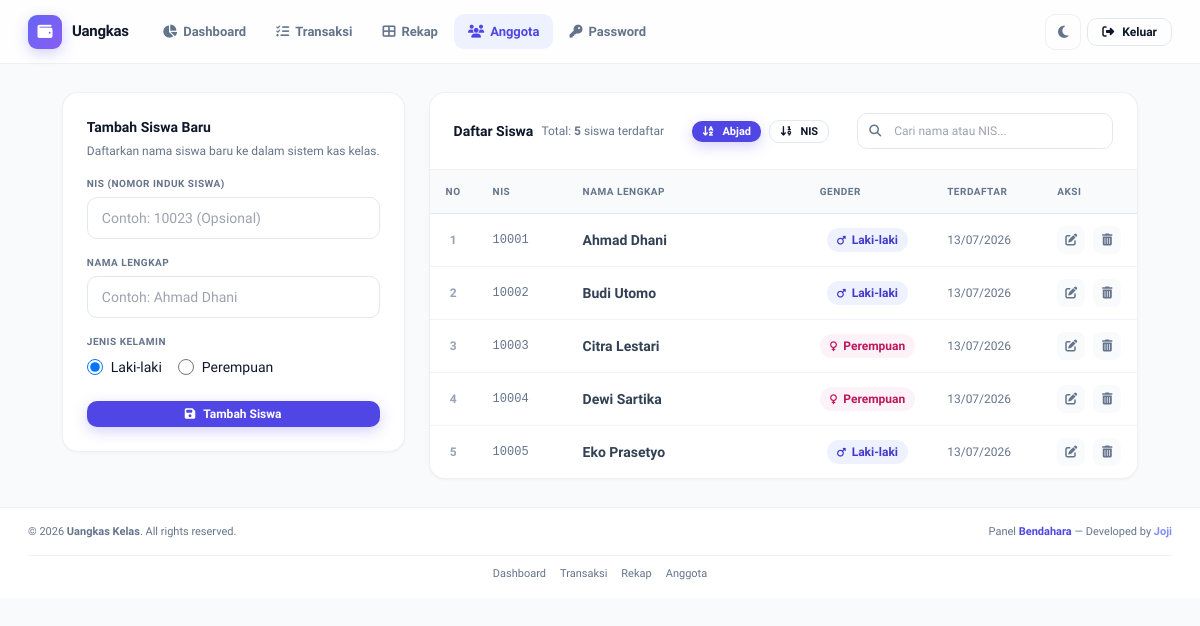
Page /anggota.php (signed in) on the earlier database version.
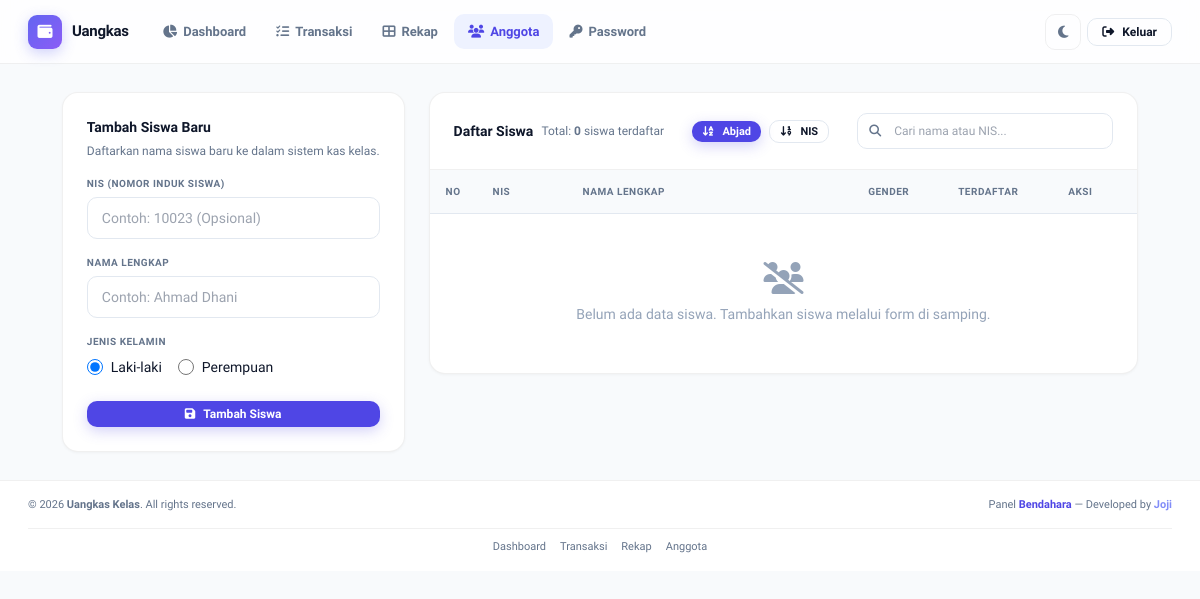
Same page on the later database version.
### tables this page shows
CREATE TABLE IF NOT EXISTS `anggota` (
  `id` INT AUTO_INCREMENT PRIMARY KEY,
  `nis` VARCHAR(20) NULL UNIQUE,
  `nama` VARCHAR(100) NOT NULL,
  `jenis_kelamin` ENUM('L', 'P') NOT NULL,
  `created_at` TIMESTAMP DEFAULT CURRENT_TIMESTAMP
);

### config/helpers.php (called while the page is built, shortened)
<?php
if (!function_exists('e')) {
    function e($string) {
        return htmlspecialchars((string)$string, ENT_QUOTES, 'UTF-8');
    }
}

### anggota.php (the view, shortened to what the changed rows need)
<?php
require_once 'config/database.php';
require_once 'includes/header.php';
$urutan = $_GET['urutan'] ?? 'nama';
if ($urutan === 'nis') {
    $order_clause = "CASE WHEN nis IS NULL OR nis = '' THEN 1 ELSE 0 END, CAST(nis AS UNSIGNED) ASC, nama ASC";
} else {
    $order_clause = "nama ASC";
}
try {
    $stmt = $pdo->query("SELECT * FROM anggota ORDER BY $order_clause");
    $anggota_list = $stmt->fetchAll();
} catch (PDOException $e) {
    $error = 'Gagal memuat daftar siswa: ' . $e->getMessage();
    $anggota_list = [];
}
?>
<div class="grid grid-cols-1 lg:grid-cols-3 gap-6 items-start">
    <div class="lg:col-span-2 card overflow-hidden">
        <div class="card-header flex flex-col sm:flex-row sm:items-center justify-between gap-3">
            <div class="flex items-center gap-2 flex-wrap">
                <p style="font-size:12px;color:var(--text-muted);margin:0">Total: <strong><?= count($anggota_list) ?></strong> siswa terdaftar</p>
            </div>
        </div>
        <div class="table-wrap">
            <table class="data-table" id="anggotaTable">
                <thead>
                    <tr>
                        <th class="text-center" style="width:40px">No</th>
                        <th style="width:90px">NIS</th>
                        <th>Nama Lengkap</th>
                        <th class="text-center" style="width:90px">Gender</th>
                        <th style="width:110px">Terdaftar</th>
                        <th class="text-center" style="width:85px">Aksi</th>
                    </tr>
                </thead>
                <tbody>
                    <?php if (empty($anggota_list)): ?>
                        <tr>
                            <td colspan="6" style="text-align:center;padding:48px 16px;color:var(--text-dim)">
                                <i class="fa-solid fa-users-slash" style="font-size:32px;display:block;margin-bottom:10px;color:var(--text-dim)"></i>
                                Belum ada data siswa. Tambahkan siswa melalui form di samping.
                            </td>
                        </tr>
                    <?php else: ?>
                        <?php $no = 1; foreach ($anggota_list as $member): ?>
                            <tr>
                                <td style="text-align:center;font-weight:600;color:var(--text-dim);font-size:12px"><?= $no++ ?></td>
                                <td class="font-mono text-xs" style="color:var(--text-muted)"><?= e($member['nis'] ?? '-') ?></td>
                                <td class="font-semibold"><?= e($member['nama']) ?></td>
                                <td class="text-center">
                                    <span class="inline-flex items-center gap-1.5 px-2.5 py-1 rounded-full text-xs font-semibold <?= $member['jenis_kelamin'] === 'L' ? 'bg-indigo-50 text-indigo-700' : 'bg-pink-50 text-pink-700' ?>">
                                        <i class="fa-solid <?= $member['jenis_kelamin'] === 'L' ? 'fa-mars' : 'fa-venus' ?> text-[10px]"></i>
                                        <?= $member['jenis_kelamin'] === 'L' ? 'Laki-laki' : 'Perempuan' ?>
                                    </span>
                                </td>
                                <td style="font-size:12px;color:var(--text-muted)"><?= date('d/m/Y', strtotime($member['created_at'])) ?></td>
                                <td class="text-center">
                                    <div class="flex items-center justify-center gap-2">
                                        <a href="anggota.php?action=edit&id=<?= (int)$member['id'] ?>"
                                           style="width:28px;height:28px;border-radius:8px;display:inline-flex;align-items:center;justify-content:center;font-size:12px;text-decoration:none;transition:0.15s;color:var(--text-muted);background:var(--surface-bg)" onmouseenter="this.style.background='var(--tab-active-bg)';this.style.color='var(--tab-active-text)'" onmouseleave="this.style.background='var(--surface-bg)';this.style.color='var(--text-muted)'"
                                           title="Edit data">
                                            <i class="fa-solid fa-pen-to-square"></i>
                                        </a>
                                        <a href="anggota.php?action=delete&id=<?= (int)$member['id'] ?>"
                                           onclick="return confirm('Apakah Anda yakin ingin menghapus siswa ini?')"
                                           style="width:28px;height:28px;border-radius:8px;display:inline-flex;align-items:center;justify-content:center;font-size:12px;text-decoration:none;transition:0.15s;color:var(--text-muted);background:var(--surface-bg)" onmouseenter="this.style.background='var(--expense-bg)';this.style.color='var(--expense)'" onmouseleave="this.style.background='var(--surface-bg)';this.style.color='var(--text-muted)'"
                                           title="Hapus data">
                                            <i class="fa-solid fa-trash-can"></i>
                                        </a>
                                    </div>
                                </td>
                            </tr>
                        <?php endforeach; ?>
                    <?php endif; ?>
                </tbody>
            </table>
        </div>
    </div>
</div>
<?php require_once 'includes/footer.php'; ?>

Differences in the rows shown:
removed anggota: nis "10001", nama "Ahmad Dhani", jenis_kelamin "Laki-laki", created_at "13/07/2026"
removed anggota: nis "10002", nama "Budi Utomo", jenis_kelamin "Laki-laki", created_at "13/07/2026"
removed anggota: nis "10003", nama "Citra Lestari", jenis_kelamin "Perempuan", created_at "13/07/2026"
removed anggota: nis "10004", nama "Dewi Sartika", jenis_kelamin "Perempuan", created_at "13/07/2026"
removed anggota: nis "10005", nama "Eko Prasetyo", jenis_kelamin "Laki-laki", created_at "13/07/2026"
Other differences:
count($anggota_list): "5" → "0"
text now shown: "Belum ada data siswa. Tambahkan siswa melalui form di samping."
